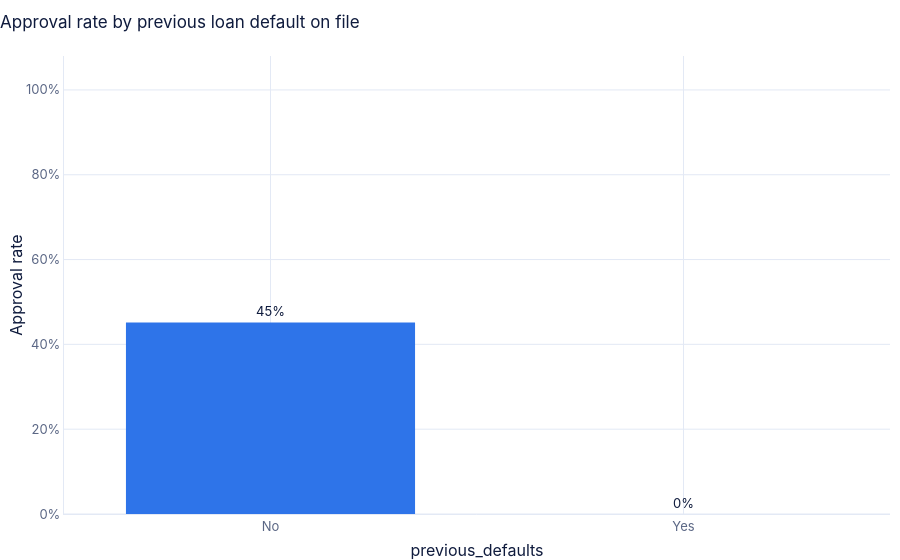

Write notebook code for a chart like this one.
### Code cell
defaults = bench["previous_defaults"].map({1: "Yes", 0: "No"}).rename("previous_defaults")
charts.approval_rate_bar(bench, defaults, "Approval rate by previous loan default on file")

### Figure 1 — Plotly figure (JSON) as saved in the notebook; plotly's stock layout.template omitted (floating-point values rounded to 4 significant figures)
{"data": [{"alignmentgroup": "True", "customdata": [[22137, 10000], [22856, 0]], "hovertemplate": "previous_defaults=%{x}<br>approval_rate=%{y}<br>text=%{text}<br>applications=%{customdata[0]}<br>approved=%{customdata[1]}<extra></extra>", "legendgroup": "", "marker": {"color": "#2E74E9", "pattern": {"shape": ""}}, "name": "", "offsetgroup": "", "orientation": "v", "showlegend": false, "text": ["45%", "0%"], "textposition": "outside", "type": "bar", "x": ["No", "Yes"], "xaxis": "x", "y": [0.4517, 0.0], "yaxis": "y"}], "layout": {"barmode": "relative", "font": {"color": "#0F1B3D", "family": "-apple-system, BlinkMacSystemFont, \"Segoe UI\", Roboto, \"Helvetica Neue\", Arial, \"Noto Sans\", sans-serif"}, "legend": {"tracegroupgap": 0}, "paper_bgcolor": "rgb(255, 255, 255)", "plot_bgcolor": "rgb(255, 255, 255)", "title": {"text": "Approval rate by previous loan default on file"}, "xaxis": {"anchor": "y", "domain": [0.0, 1.0], "gridcolor": "#E3E9F5", "linecolor": "#E3E9F5", "title": {"text": "previous_defaults"}, "type": "category", "zerolinecolor": "#E3E9F5"}, "yaxis": {"anchor": "x", "domain": [0.0, 1.0], "gridcolor": "#E3E9F5", "linecolor": "#E3E9F5", "range": [0, 1.08], "tickformat": ".0%", "title": {"text": "Approval rate"}, "zerolinecolor": "#E3E9F5"}}}
